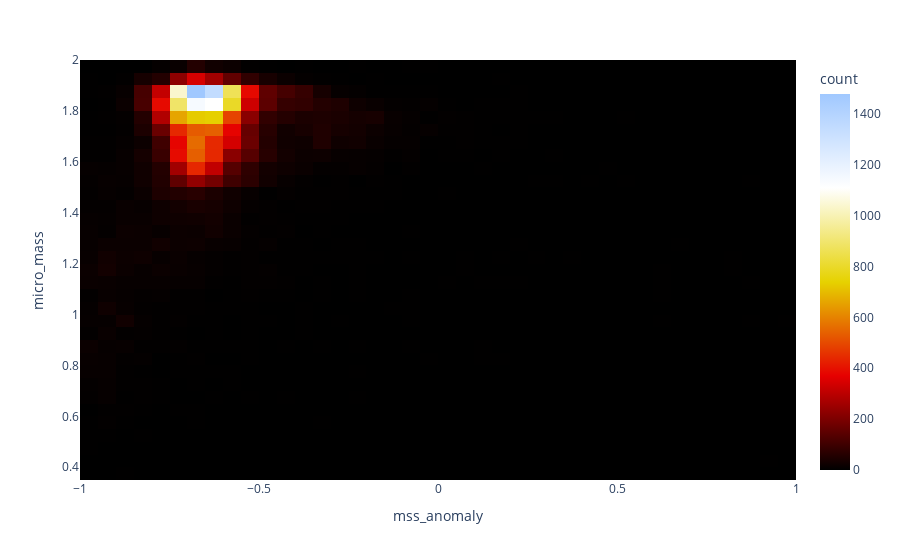

Here is the notebook cell this chart was saved with:
### Code cell
df = df[df.mss_anomaly < 1]
df = df[df.mss_anomaly > -1]
fig = px.density_heatmap(df, y="micro_mass", x="mss_anomaly" ,color_continuous_scale=px.colors.sequential.Blackbody)
fig.show()

### Figure 1 — Plotly figure (JSON) as saved in the notebook; plotly's stock layout.template omitted (floating-point values rounded to 4 significant figures; data arrays with more than 128 entries replaced by an {"elided": "..."} marker saying what was removed)
{"data": [{"coloraxis": "coloraxis", "hovertemplate": "mss_anomaly=%{x}<br>micro_mass=%{y}<br>count=%{z}<extra></extra>", "name": "", "type": "histogram2d", "x": {"elided": "27303 float values"}, "xaxis": "x", "xbingroup": "x", "y": {"elided": "27303 float values"}, "yaxis": "y", "ybingroup": "y"}], "layout": {"coloraxis": {"colorbar": {"title": {"text": "count"}}, "colorscale": [[0, "rgb(0,0,0)"], [0.25, "rgb(230,0,0)"], [0.5, "rgb(230,210,0)"], [0.75, "rgb(255,255,255)"], [1, "rgb(160,200,255)"]]}, "legend": {"tracegroupgap": 0}, "margin": {"t": 60}, "xaxis": {"anchor": "y", "domain": [0, 1], "title": {"text": "mss_anomaly"}}, "yaxis": {"anchor": "x", "domain": [0, 1], "title": {"text": "micro_mass"}}}}
